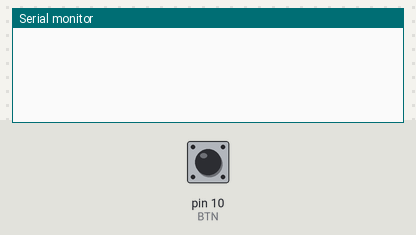
This sketch was run on a simulated Arduino Uno, built with avr-gcc and run on an emulated ATmega328P. On the bench: the last lines printed to the serial monitor. The inputs (shaded band) are chosen by the test bench; at power-on: pin 10 (BTN) HIGH.

Above: at 1.3 s.
1.4 s: pin 10 (BTN) pulled LOW for 0.15 s
At 1.53 s:
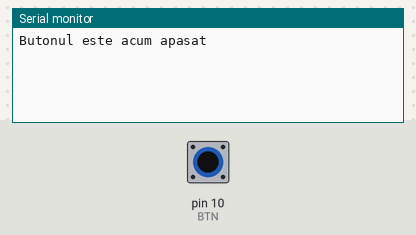
At 2.8 s:
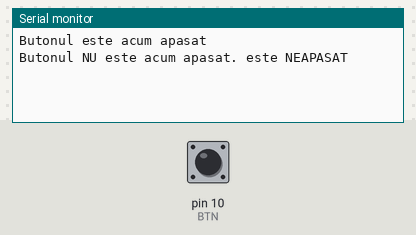

The sketch:

Button.ino
```cpp
#define BTN 10

void setup() {

  Serial.begin(115200);

  pinMode(BTN, INPUT_PULLUP);;

  delay(100);


}

  bool S = false;

void loop() {

  if(digitalRead(BTN) == LOW && S == false){

    Serial.println("Butonul este acum apasat");

   S = true;

  }


  else if(digitalRead(BTN) == HIGH && S == true){

    Serial.println("Butonul NU este acum apasat. este NEAPASAT");

    S = false;

  }

  delay(50);


}
```

Measured:
- after the input at 1.4 s, the serial monitor: prints a new line at once (image 1)
